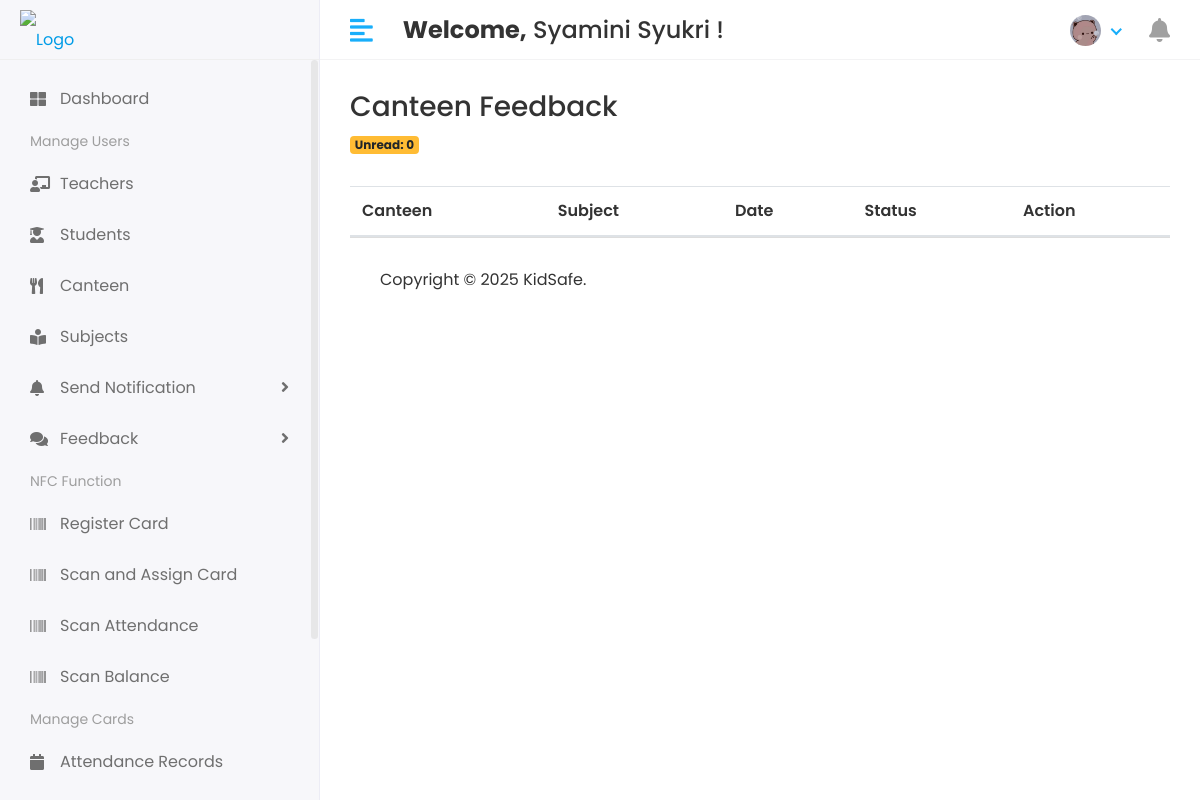
/administrator/feedback/canteen/ (signed in), run on an earlier commit of the app's database.
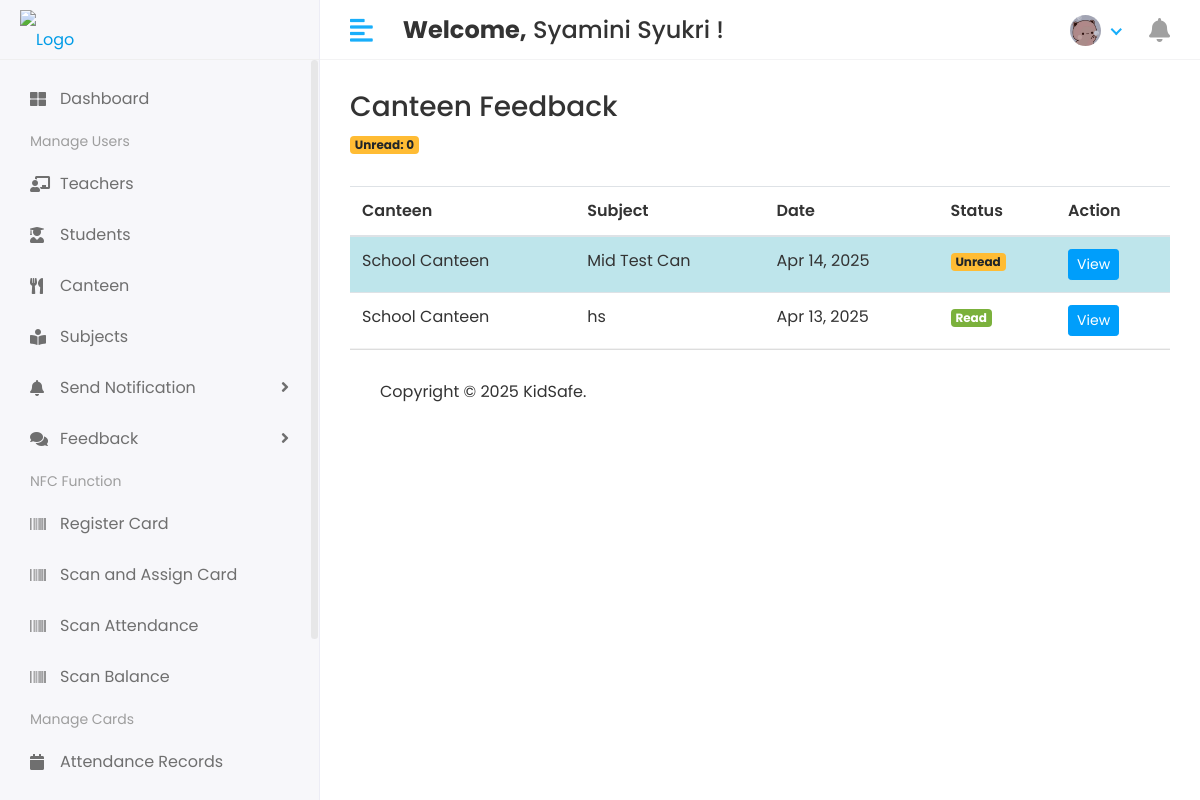
And on a later commit of the database.
### kidsafe_app/models.py (models this page shows, shortened)
class FeedbackToAdmin(models.Model):
    SENDER_TYPES = (
        ('teacher', 'Teacher'),
        ('student', 'Student'),
        ('canteen', 'Canteen Staff'),
    )
    sender = models.ForeignKey(CustomUser, on_delete=models.CASCADE)
    sender_type = models.CharField(max_length=10, choices=SENDER_TYPES)
    title = models.CharField(max_length=200)
    message = models.TextField()
    attachment = models.FileField(upload_to='media/feedback/', blank=True, null=True)
    sent_at = models.DateTimeField(auto_now_add=True)
    is_read = models.BooleanField(default=False)

class CustomUser(AbstractUser):
    USER = (
        (1, 'Administrator'),
        (2, 'Teacher'),
        (3, 'Student'),
        (4, 'Canteen'),
    )
    user_type = models.CharField(choices=USER, max_length=50, default=1)
    profile_pic = models.ImageField(upload_to='media/profile_pic')

### kidsafe_project/administrator_views.py (the view)
# urls.py: path('administrator/feedback/canteen/', administrator_views.view_canteen_feedback, name='view_canteen_feedback'),
@login_required
def view_canteen_feedback(request):
    feedback_list = FeedbackToAdmin.objects.filter(
        sender_type='canteen'
    ).order_by('-sent_at')
    return render(request, 'administrator/canteen_feedback.html', {
        'feedback_list': feedback_list,
        'canteen_feedback_unread': feedback_list.filter(is_read=False).count()
    })

### kidsafe_app/context_processors.py (called while the page is built)
def notification_count(request):
    if not request.user.is_authenticated:
        return {'unread_count': 0}
    unread_count = 0
    if request.user.user_type == '2':  # Teacher
        unread_count = TeacherNotification.objects.filter(
            teacher__admin=request.user,
            read=False
        ).count()
    elif request.user.user_type == '3':  # Student
        unread_count = StudentNotification.objects.filter(
            student__admin=request.user,
            read=False
        ).count()
    elif request.user.user_type == '4':  # Canteen
        unread_count = CanteenNotification.objects.filter(
            canteen__admin=request.user,
            read=False
        ).count()
    return {'unread_count': unread_count}

### templates/administrator/canteen_feedback.html (shortened to what this page needs)
{% extends 'base.html' %}
{% block content %}
<div class="page-header">
    <h3>Canteen Feedback</h3>
    <span class="badge badge-warning">Unread: {{ unread_count }}</span>
</div>
<table class="table">
    <thead>
        <tr>
            <th>Canteen</th>
            <th>Subject</th>
            <th>Date</th>
            <th>Status</th>
            <th>Action</th>
        </tr>
    </thead>
    <tbody>
        {% for feedback in feedback_list %}
        <tr class="{% if not feedback.is_read %}table-info{% endif %}">
            <td>{{ feedback.sender.get_full_name }}</td>
            <td>{{ feedback.title }}</td>
            <td>{{ feedback.sent_at|date:"M d, Y" }}</td>
            <td>
                {% if feedback.is_read %}
                    <span class="badge badge-success">Read</span>
                {% else %}
                    <span class="badge badge-warning">Unread</span>
                {% endif %}
            </td>
            <td>
                <a href="#" data-toggle="modal" data-target="#feedbackModal{{ feedback.id }}"
                   class="btn btn-sm btn-info">View</a>
            </td>
        </tr>
        {% endfor %}
    </tbody>
</table>
{% endblock %}

What changed in the data, as far as the page shows it:
added FeedbackToAdmin: sender.get_full_name "School Canteen", title "Mid Test Can", sent_at "Apr 14, 2025", is_read "Unread"
added FeedbackToAdmin: sender.get_full_name "School Canteen", title "hs", sent_at "Apr 13, 2025", is_read "Read"
